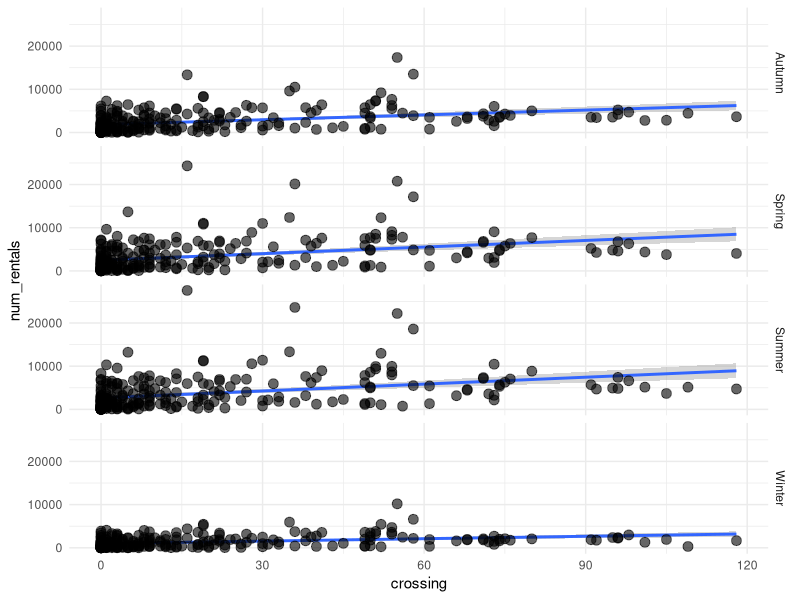
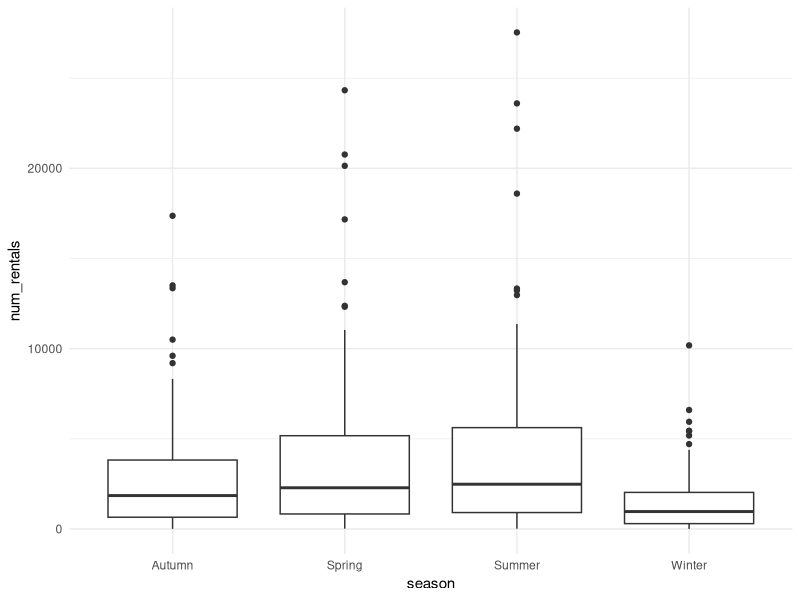
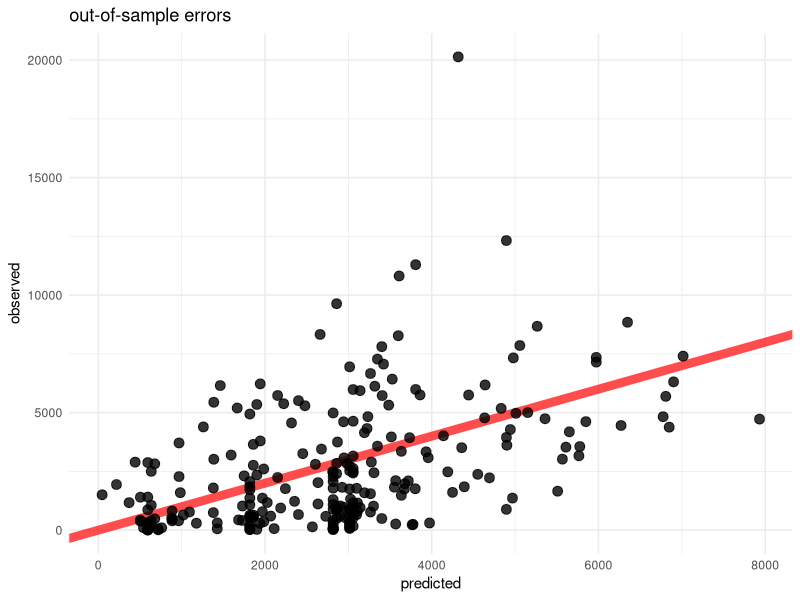
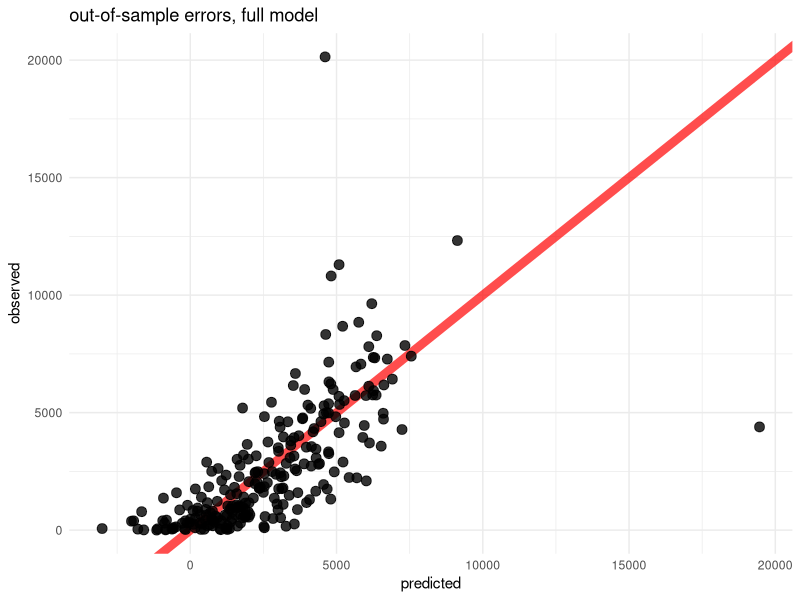

Write R code to recreate these figures, in order. (Note: this script raises an error after producing the figures.)
## ---- chunk 1
knitr::opts_chunk$set(cache = TRUE)
require(dplyr)
require(ggplot2)
require(GGally)
require(scales)
require(caret)

setwd('~/projects/BI-TECH-CP303/projects/project 1')
bikeshare = read.delim('./data/bikeshare_2015.tsv',
                       sep = '\t',
                       header = TRUE)
## ---- chunk 2
model = lm(num_rentals ~ crossing, data = bikeshare)

# view what is returned in the lm object
attributes(model)

# get model output
summary(model)

# plot it
ggplot(bikeshare, aes(x = crossing, y = num_rentals)) +
  geom_smooth(method = 'lm') +
  geom_point(size = 3, alpha = 0.60) +
  facet_grid(season ~. ) + 
  theme_minimal()
## ---- chunk 3
model = lm(num_rentals ~ crossing + parking, data = bikeshare)
summary(model)
## ---- chunk 4
# lets include season this time
model = lm(num_rentals ~ crossing + parking + season, data = bikeshare)
summary(model)

ggplot(bikeshare, aes(x = season, y = num_rentals)) +
  geom_boxplot() +
  theme_minimal()
## ---- chunk 5
bikeshare$season = factor(bikeshare$season, 
                          levels = c('Spring', 'Summer', 'Autumn', 'Winter'))

model = lm(num_rentals ~ crossing + season, data = bikeshare)
summary(model)
## ---- chunk 6
# select the training observations
in_train = createDataPartition(y = bikeshare$num_rentals,
                               p = 0.75, # 75% in train, 25% in test
                               list = FALSE)
head(in_train) # row indices of observations in the training set

train = bikeshare[in_train, ]
test = bikeshare[-in_train, ]

dim(train)
dim(test)
## ---- chunk 7
model_fit = train(num_rentals ~ crossing + parking + season, 
                  data = train, 
                  method = 'lm',
                  metric = 'RMSE') 
print(model_fit)
summary(model_fit)

# get predictions
out_of_sample_predictions = predict(model_fit, newdata = test)

# compare predictions against the observed values
errors = data.frame(predicted = out_of_sample_predictions,
                    observed = test$num_rentals,
                    error = out_of_sample_predictions - test$num_rentals)

# plot the out-of-sample errors
ggplot(data = errors, aes(x = predicted, y = observed)) + 
  geom_abline(aes(intercept = 0, slope = 1), 
              size = 3, alpha = 0.70, color = 'red') +
  geom_point(size = 3, alpha = 0.80) +
  ggtitle('out-of-sample errors') +
  theme_minimal()
## ---- chunk 8
full_model = train(num_rentals ~ ., 
                  data = select(train, -station, -id, -lat, -long), 
                  method = 'lm') 
full_model

# get predictions
out_of_sample_predictions = predict(full_model, newdata = test)

# compare predictions against the observed values
errors = data.frame(predicted = out_of_sample_predictions,
                    observed = test$num_rentals,
                    error = out_of_sample_predictions - test$num_rentals)

# plot the out-of-sample errors
ggplot(data = errors, aes(x = predicted, y = observed)) + 
  geom_abline(aes(intercept = 0, slope = 1), 
              size = 3, alpha = 0.70, color = 'red') +
  geom_point(size = 3, alpha = 0.80) +
  ggtitle('out-of-sample errors, full model') +
  theme_minimal()
## ---- chunk 9
full_model_scaled = train(num_rentals ~ ., 
                  data = select(train, -station, -id, -lat, -long), 
                  method = 'lm',
                  preProcess = c('center', 'scale'))
## ---- chunk 10
bikeshare$food = bikeshare$fast_food + bikeshare$restaurant + bikeshare$cafe 

bikeshare$nightlife = bikeshare$bar + bikeshare$pub + bikeshare$nightclub 

bikeshare$tourism = 
  bikeshare$tourism_artwork + 
  bikeshare$tourism_hotel + 
  bikeshare$tourism_information + 
  bikeshare$tourism_museum

# save new modeling dataset in new variable
to_model = 
  bikeshare %>%
    select(-station, -id, -lat, -long, -fast_food, -restaurant, -cafe, -bar, 
           -pub, -nightclub, -tourism_artwork, -tourism_hotel, 
           -tourism_information, -tourism_museum)
## ---- chunk 11
train = to_model[in_train, ]
test = to_model[-in_train, ]

dim(train)
dim(test)

# how does our new full-model compare?
full_model = train(num_rentals ~ ., 
                  data = train, 
                  method = 'lm') 
## ---- chunk 12
# forward selection
forward_model = train(num_rentals ~ ., 
                      data = train,  
                      method = 'leapForward',
                      preProcess = c('center', 'scale'),
                      # try models of size 1 - 23
                      tuneGrid = expand.grid(nvmax = 1:23),
                      trControl = trainControl(method = 'cv', number = 5)) 

# what does this return?
attributes(forward_model)

# what what should the number of variables, k, be?
forward_model$bestTune

# what metric was used?
forward_model$metric

# here's a handful of other useful plots and summaries
print(forward_model)
summary(forward_model)
plot(forward_model)
plot(varImp(forward_model))

# compare all the models
plot(forward_model$finalModel, scale = 'adjr2')

# backward_selection
backward_model = train(num_rentals ~ ., 
                       data = train,  
                       method = 'leapBackward',
                       preProcess = c('center', 'scale'),
                       tuneGrid = expand.grid(nvmax = 1:23),
                       trControl = trainControl(method = 'cv', number = 5)) 

plot(backward_model)
plot(backward_model$finalModel, scale = 'adjr2')
plot(varImp(backward_model, scale = TRUE))

# steps in both directions
hybrid_model = train(num_rentals ~ ., 
                     data = train,  
                     method = 'leapSeq',
                     preProcess = c('center', 'scale'),
                     tuneGrid = expand.grid(nvmax = 1:23),
                     trControl = trainControl(method = 'cv', number = 5)) 

plot(hybrid_model)
plot(hybrid_model$finalModel, scale = 'adjr2')
plot(varImp(hybrid_model))
## ---- chunk 13
# ridge regression
ridge_model = train(num_rentals ~ ., 
                    data = train, 
                    method = 'ridge',
                    preProcess = c('center', 'scale'),
                    tuneLength = 10,
                    # reducing the cv for speed
                    trControl = trainControl(method = 'cv', number = 5))

print(ridge_model)
plot(ridge_model)
plot(ridge_model$finalModel)
plot(varImp(ridge_model))

# get the coefficients for the model
# NOTE: shrinkage methods don't have intercept terms
ridge_coefs = predict(ridge_model$finalModel, type = 'coef', mode = 'norm')$coefficients

# ridge regression with variable selection
ridge_model2 = train(num_rentals ~ ., 
                     data = train, 
                     method = 'foba',
                     preProcess = c('center', 'scale'),
                     tuneLength = 10,
                     trControl = trainControl(method = 'cv', number = 5))

print(ridge_model2)
plot(ridge_model2)
plot(varImp(ridge_model2))
## ---- chunk 14
lasso_model = train(num_rentals ~ ., 
                    data = train,
                    method = 'lasso',
                    preProc = c('scale', 'center'),
                    tuneLength = 10,
                    trControl = trainControl(method = 'cv', number = 5))

print(lasso_model)
plot(lasso_model)
plot(varImp(lasso_model))
plot(lasso_model$finalModel)

# get the model coefficients
lasso_coefs = predict(lasso_model$finalModel, type = 'coef', mode = 'norm')$coefficients
## ---- chunk 15
results = resamples(list(forward_selection = forward_model, 
                               backward_selection = backward_model, 
                               hybrid_selection = hybrid_model,
                               ridge_regression = ridge_model,
                               lasso_regeression = lasso_model))

# compare RMSE and R-squared
summary(results)

# plot results
dotplot(results)
## ---- chunk 16
backward_predictions = predict(backward_model, test)
sqrt(mean((backward_predictions - test$rentals)^2 , na.rm = TRUE))

lasso_predictions = predict(lasso_model, test)
sqrt(mean((lasso_predictions - test$rentals)^2 , na.rm = TRUE))
